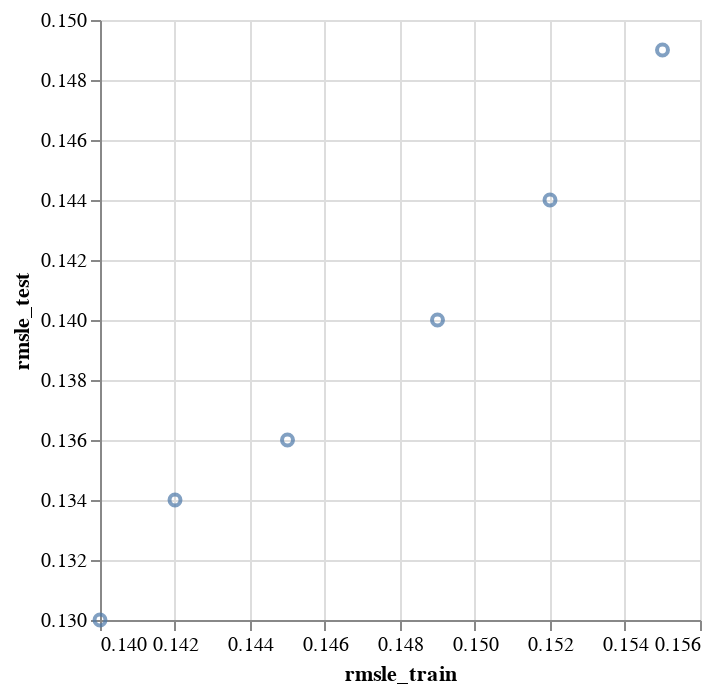

Notebook cell for this chart:
### Code cell
# sns.scatterplot(x=kbest_rmsle_train, y=kbest_rmsle_test, hue=lassos.keys());

alt.Chart(df_kbest).mark_point().encode(
    x=alt.X('rmsle_train:Q').scale(zero=False),
    y=alt.Y('rmsle_test:Q').scale(zero=False),
    tooltip=['rmsle_train', 'rmsle_test', 'kbest']
)

### Figure 1 — Vega specification as saved in the notebook (floating-point values rounded to 4 significant figures)
{"$schema": "https://vega.github.io/schema/vega/v5.json", "data": [{"name": "source_0", "values": [{"kbest": 10, "rmsle_test": 0.149, "rmsle_train": 0.155}, {"kbest": 15, "rmsle_test": 0.144, "rmsle_train": 0.152}, {"kbest": 20, "rmsle_test": 0.14, "rmsle_train": 0.149}, {"kbest": 25, "rmsle_test": 0.136, "rmsle_train": 0.145}, {"kbest": 30, "rmsle_test": 0.134, "rmsle_train": 0.142}, {"kbest": 35, "rmsle_test": 0.13, "rmsle_train": 0.14}]}, {"name": "source_0_x_domain_rmsle_train", "values": [{"min": 0.14, "max": 0.155}]}, {"name": "source_0_y_domain_rmsle_test", "values": [{"min": 0.13, "max": 0.149}]}], "marks": [{"type": "symbol", "name": "marks", "from": {"data": "source_0"}, "encode": {"update": {"fill": {"value": "transparent"}, "y": {"field": "rmsle_test", "scale": "y"}, "description": {"signal": "\"rmsle_train: \" + (format(datum[\"rmsle_train\"], \"\")) + \"; rmsle_test: \" + (format(datum[\"rmsle_test\"], \"\")) + \"; kbest: \" + (format(datum[\"kbest\"], \"\"))"}, "opacity": {"value": 0.7}, "stroke": {"value": "#4c78a8"}, "ariaRoleDescription": {"value": "point"}, "tooltip": {"signal": "{\"rmsle_train\": format(datum[\"rmsle_train\"], \"\"), \"rmsle_test\": format(datum[\"rmsle_test\"], \"\"), \"kbest\": format(datum[\"kbest\"], \"\")}"}, "x": {"field": "rmsle_train", "scale": "x"}}}, "style": ["point"]}], "scales": [{"name": "x", "type": "linear", "domain": [{"signal": "(data(\"source_0_x_domain_rmsle_train\")[0] || {}).min"}, {"signal": "(data(\"source_0_x_domain_rmsle_train\")[0] || {}).max"}], "range": [0, {"signal": "width"}], "zero": false, "nice": true}, {"name": "y", "type": "linear", "domain": [{"signal": "(data(\"source_0_y_domain_rmsle_test\")[0] || {}).min"}, {"signal": "(data(\"source_0_y_domain_rmsle_test\")[0] || {}).max"}], "range": [{"signal": "height"}, 0], "zero": false, "nice": true}], "axes": [{"scale": "x", "grid": true, "maxExtent": 0, "ticks": false, "tickCount": {"signal": "ceil(width/40)"}, "aria": false, "zindex": 0, "gridScale": "y", "orient": "bottom", "domain": false, "labels": false, "minExtent": 0}, {"scale": "y", "ticks": false, "domain": false, "labels": false, "aria": false, "zindex": 0, "minExtent": 0, "orient": "left", "maxExtent": 0, "tickCount": {"signal": "ceil(height/40)"}, "gridScale": "x", "grid": true}, {"scale": "x", "grid": false, "tickCount": {"signal": "ceil(width/40)"}, "zindex": 0, "labelFlush": true, "orient": "bottom", "title": "rmsle_train", "labelOverlap": true}, {"scale": "y", "tickCount": {"signal": "ceil(height/40)"}, "title": "rmsle_test", "grid": false, "labelOverlap": true, "zindex": 0, "orient": "left"}], "height": 300, "padding": 5, "style": "cell", "width": 300, "background": "white"}
